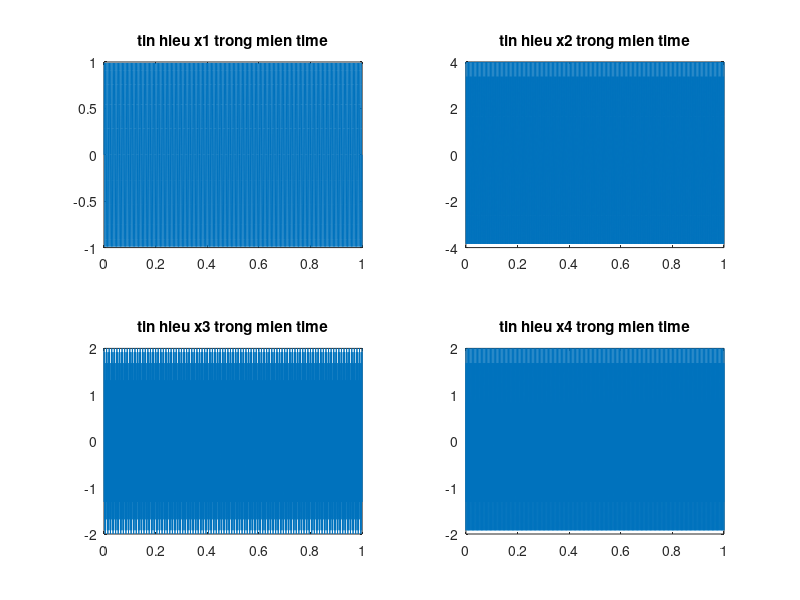
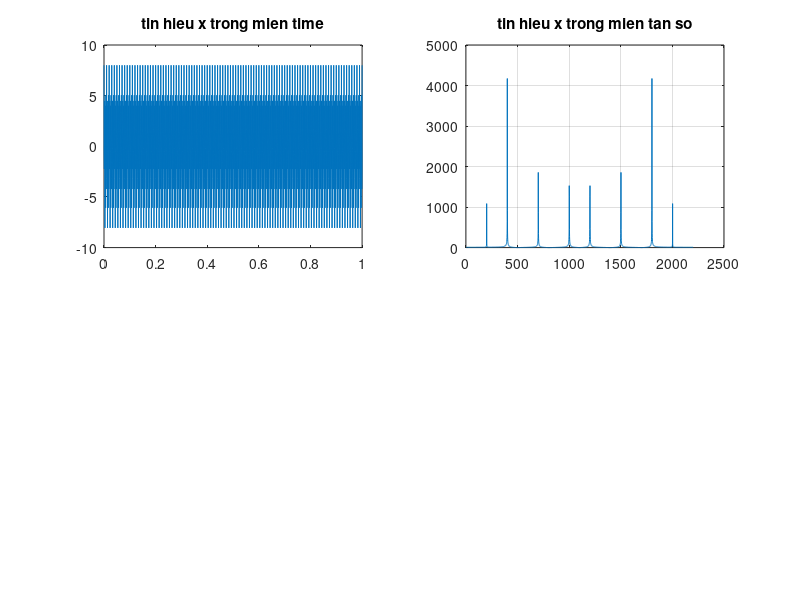
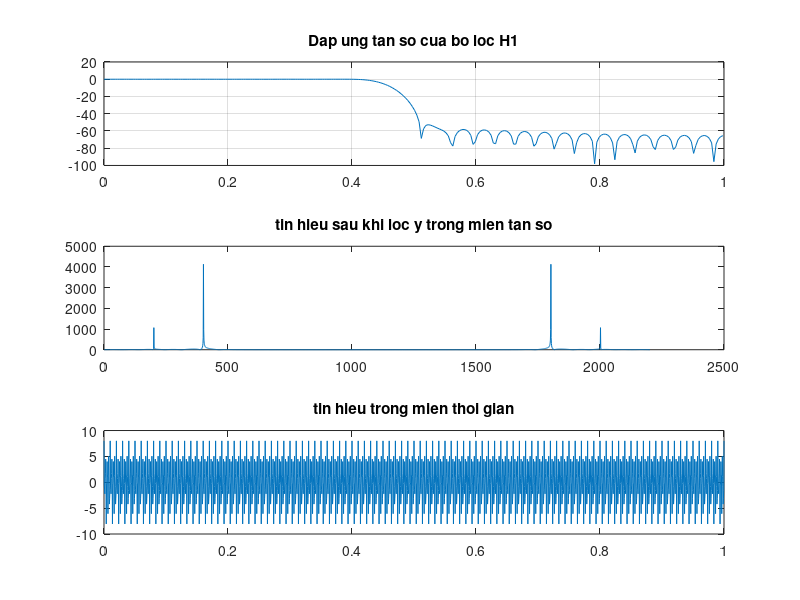

The MATLAB source for these figures, in order:
f1=200;
f2=400;
f3=700;
f4=1000;
Fs=2200;
T=1/Fs;
t=0:T:1;
x1=sin(2*pi*f1*t);
x2=4*cos(2*pi*f2*t);
x3=2*cos(2*pi*f3*t);
x4=2*cos(2*pi*f4*t);
x=x1+x2+x3+x4;

figure (1);
subplot(221); plot(t,x1); title('tin hieu x1 trong mien time')
subplot(222); plot(t,x2); title('tin hieu x2 trong mien time')
subplot(223); plot(t,x3); title('tin hieu x3 trong mien time')
subplot(224); plot(t,x4); title('tin hieu x4 trong mien time')

figure (2);
subplot(221); plot(t,x); title('tin hieu x trong mien time')
x_fft=fft(x);
subplot(222); plot(abs(x_fft)); grid on;
title('tin hieu x trong mien tan so')

figure (3);
fc=500;
wn=2*fc/Fs;
N=60;
b=fir1(N,wn, 'low'); w=0:2*pi/551:pi; h1=freqz(b,1,w);
subplot(311); plot(w/pi,(20.*log10(abs(h1))));
title('Dap ung tan so cua bo loc H1'); grid on;
y=filter(b,1,x);
y_fft=fft(y); subplot(312); plot(abs(y_fft));
title('tin hieu sau khi loc y trong mien tan so');
subplot(313); plot(t,x); title('tin hieu trong mien thoi gian')

